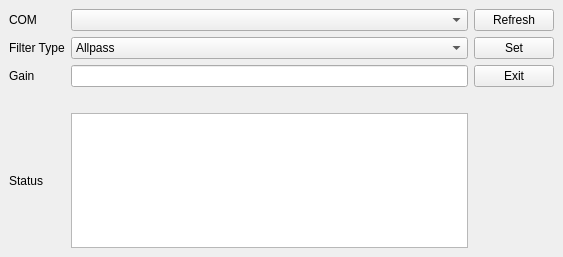
<?xml version="1.0" encoding="UTF-8"?>
<ui version="4.0">
 <class>MainWindow</class>
 <widget class="QMainWindow" name="MainWindow">
  <property name="geometry">
   <rect>
    <x>0</x>
    <y>0</y>
    <width>563</width>
    <height>257</height>
   </rect>
  </property>
  <property name="windowTitle">
   <string>Pseudo Random Noise Generator</string>
  </property>
  <widget class="QWidget" name="centralwidget">
   <layout class="QGridLayout" name="gridLayout">
    <item row="0" column="0">
     <layout class="QHBoxLayout" name="horizontalLayout_2"/>
    </item>
    <item row="1" column="1">
     <widget class="QLabel" name="labelcom">
      <property name="enabled">
       <bool>true</bool>
      </property>
      <property name="text">
       <string>COM</string>
      </property>
      <property name="textFormat">
       <enum>Qt::RichText</enum>
      </property>
     </widget>
    </item>
    <item row="1" column="2">
     <widget class="QComboBox" name="cboxComport"/>
    </item>
    <item row="1" column="3">
     <widget class="QPushButton" name="btnRefresh">
      <property name="text">
       <string>Refresh</string>
      </property>
     </widget>
    </item>
    <item row="2" column="1">
     <widget class="QLabel" name="labelFilterType">
      <property name="text">
       <string>Filter Type</string>
      </property>
      <property name="textFormat">
       <enum>Qt::RichText</enum>
      </property>
     </widget>
    </item>
    <item row="2" column="2">
     <widget class="QComboBox" name="cboxFilterType">
      <item>
       <property name="text">
        <string>Allpass</string>
       </property>
      </item>
      <item>
       <property name="text">
        <string>Bandpass -  (1-51KHz)</string>
       </property>
      </item>
      <item>
       <property name="text">
        <string>Bandpass -  (51-101KHz)</string>
       </property>
      </item>
      <item>
       <property name="text">
        <string>Bandpass -  (101-151KHz)</string>
       </property>
      </item>
      <item>
       <property name="text">
        <string>Bandpass -  (151-201KHz)</string>
       </property>
      </item>
      <item>
       <property name="text">
        <string>Bandpass -  (201-251KHz)</string>
       </property>
      </item>
      <item>
       <property name="text">
        <string>Bandpass -  (251-301KHz)</string>
       </property>
      </item>
      <item>
       <property name="text">
        <string>Bandpass -  (301-351KHz)</string>
       </property>
      </item>
      <item>
       <property name="text">
        <string>Bandpass -  (351-401KHz)</string>
       </property>
      </item>
      <item>
       <property name="text">
        <string>Bandpass -  (401-451KHz)</string>
       </property>
      </item>
      <item>
       <property name="text">
        <string>Bandpass -  (451-501KHz)</string>
       </property>
      </item>
      <item>
       <property name="text">
        <string/>
       </property>
      </item>
     </widget>
    </item>
    <item row="2" column="3">
     <widget class="QPushButton" name="btnSet">
      <property name="text">
       <string>Set</string>
      </property>
     </widget>
    </item>
    <item row="3" column="1">
     <widget class="QLabel" name="labelGain">
      <property name="text">
       <string>Gain</string>
      </property>
      <property name="textFormat">
       <enum>Qt::RichText</enum>
      </property>
     </widget>
    </item>
    <item row="3" column="2">
     <widget class="QLineEdit" name="textGain"/>
    </item>
    <item row="3" column="3">
     <widget class="QPushButton" name="btnExit">
      <property name="text">
       <string>Exit</string>
      </property>
     </widget>
    </item>
    <item row="4" column="2">
     <spacer name="horizontalSpacer">
      <property name="orientation">
       <enum>Qt::Horizontal</enum>
      </property>
      <property name="sizeHint" stdset="0">
       <size>
        <width>367</width>
        <height>20</height>
       </size>
      </property>
     </spacer>
    </item>
    <item row="5" column="1">
     <widget class="QLabel" name="labelStatus">
      <property name="text">
       <string>Status</string>
      </property>
     </widget>
    </item>
    <item row="5" column="2">
     <widget class="QTextBrowser" name="textStatus"/>
    </item>
   </layout>
   <widget class="QWidget" name="layoutWidget_2">
    <property name="geometry">
     <rect>
      <x>0</x>
      <y>0</y>
      <width>2</width>
      <height>2</height>
     </rect>
    </property>
    <layout class="QHBoxLayout" name="horizontalLayout_3"/>
   </widget>
  </widget>
 </widget>
 <resources/>
 <connections/>
</ui>
